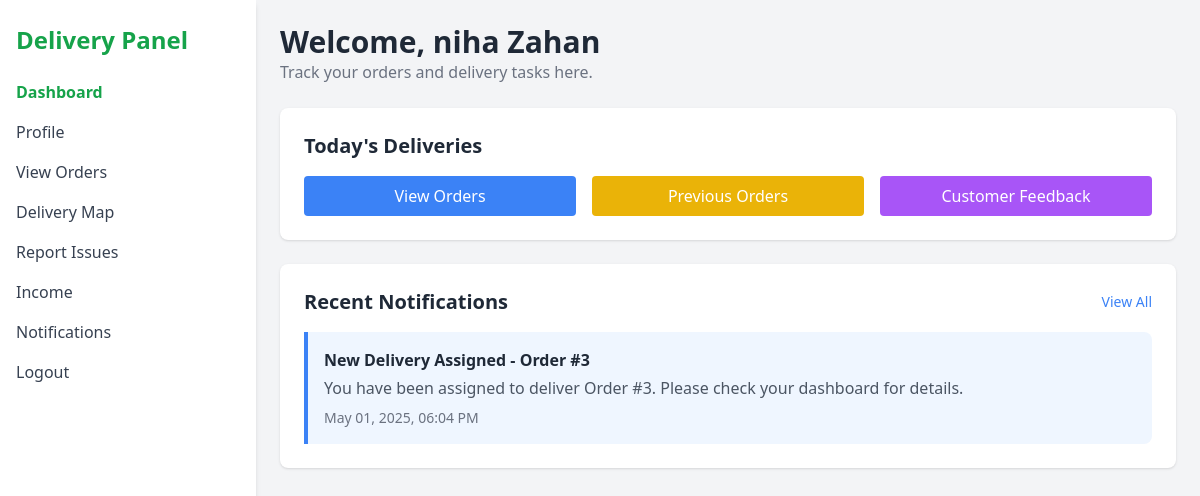
Before: /delivery-dashboard (signed in) with the older database file.
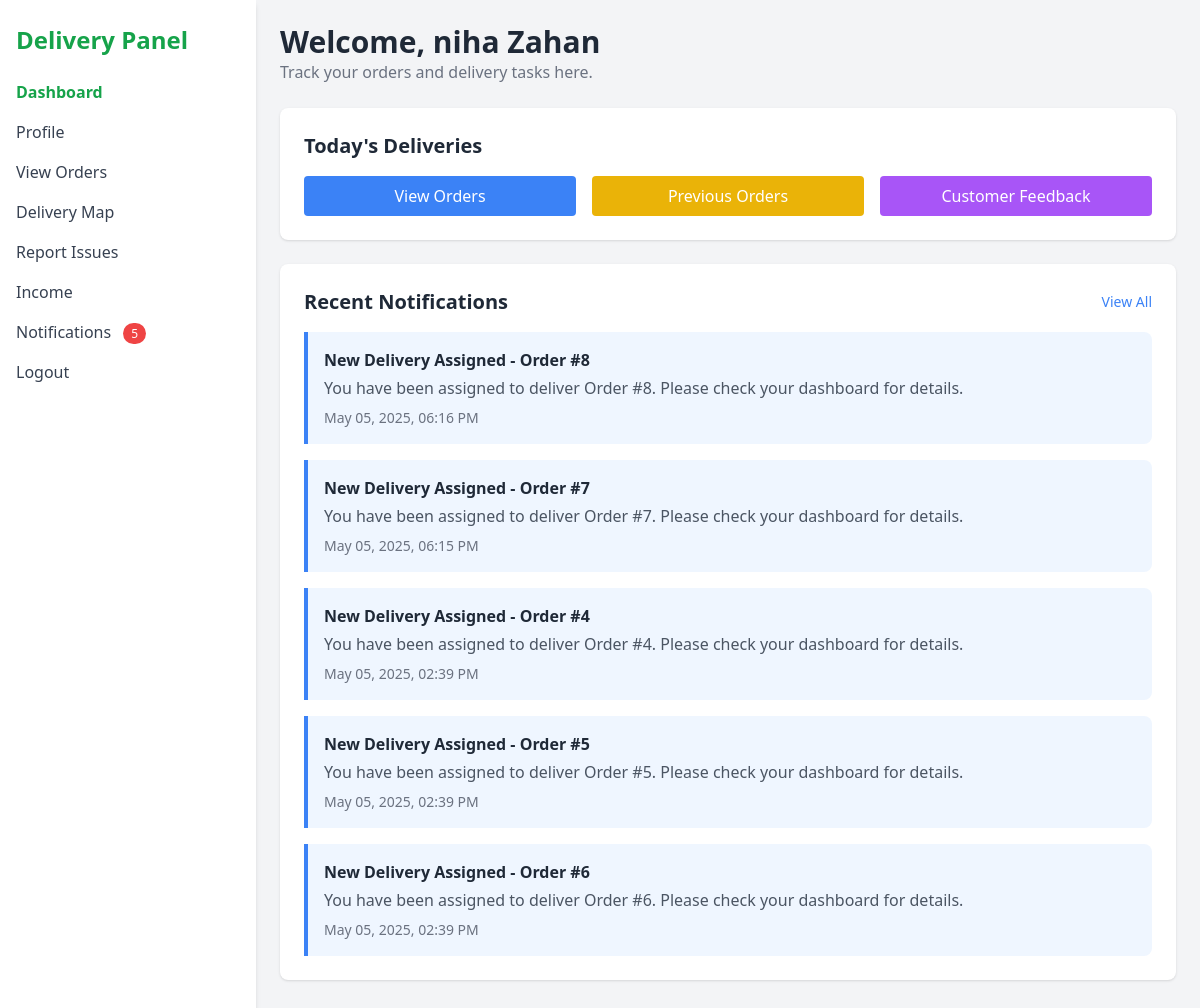
After: the same page with the newer database file.
### models.py (models this page shows, shortened)
class Notification(db.Model):
    id = db.Column(db.Integer, primary_key=True)
    title = db.Column(db.String(100), nullable=False)
    message = db.Column(db.Text, nullable=False)
    user_id = db.Column(db.Integer, db.ForeignKey('user.id'))
    category = db.Column(db.String(50), nullable=False)  # 'count_update', 'health_check', 'system', etc.
    priority = db.Column(db.String(20), default='normal')  # 'low', 'normal', 'high', 'urgent'
    created_by = db.Column(db.Integer, db.ForeignKey('user.id'), nullable=False)
    created_at = db.Column(db.DateTime, default=datetime.utcnow)
    is_read = db.Column(db.Boolean, default=False)
    related_batch = db.Column(db.String(100), nullable=True)  # Optional reference to a batch
    for_user = db.Column(db.Integer, db.ForeignKey('user.id'), nullable=True)  # If notification is for a specific user
    for_role = db.Column(db.String(100), nullable=True)  # If notification is for users with specific roles
    creator = db.relationship('User', foreign_keys=[created_by], backref='notifications_created')
    target_user = db.relationship('User', foreign_keys=[for_user], backref='personal_notifications')

### app.py (the view)
@app.route('/delivery-dashboard')
def delivery_dashboard():
    user_id = session.get('user_id')
    user = db.session.get(User, user_id)
    if not user or user.role != 'delivery_man':
        return redirect(url_for('login'))
    today = datetime.now().date()
    recent_notifications = Notification.query.filter(
        db.or_(
            Notification.for_user == user_id,
            Notification.for_role.like("%delivery_man%")
        )
    ).order_by(Notification.created_at.desc()).limit(5).all()
    unread_count = Notification.query.filter(
        db.and_(
            Notification.is_read == False,
            db.or_(
                Notification.for_user == user_id,
                Notification.for_role.like("%delivery_man%")
            )
        )
    ).count()
    return render_template('delivery_man_dashboard.html',
                           user=user,
                           today_deliveries=3,  # Replace with real logic
                           pending_deliveries=2,
                           completed_deliveries=1,
                           recent_notifications=recent_notifications,
                           unread_count=unread_count)

### templates/delivery_man_dashboard.html (shortened to what this page needs)
<!DOCTYPE html>
<html lang="en">
<head>
  <script src="https://cdn.tailwindcss.com"></script>
</head>
<body class="bg-gray-100 min-h-screen">
  <div class="flex h-screen">
<aside class="w-64 bg-white shadow-md px-4 py-6">
  <h1 class="text-2xl font-bold text-green-600 mb-6">Delivery Panel</h1>
  <nav class="space-y-4">
    <a href="{{ url_for('delivery_dashboard') }}" class="block text-green-600 font-semibold">Dashboard</a>
    <a href="{{ url_for('profile_management') }}" class="block text-gray-700 hover:text-green-500">Profile</a>
    <a href="{{ url_for('assigned_orders') }}" class="block text-gray-700 hover:text-green-500">View Orders</a>
    <a href="{{ url_for('delivery_map') }}" class="block text-gray-700 hover:text-green-500">Delivery Map</a>
    <a href="{{ url_for('report_issues') }}" class="block text-gray-700 hover:text-green-500">Report Issues</a>
    <a href="{{ url_for('delivery_income') }}" class="block text-gray-700 hover:text-green-500">Income</a>
    <a href="{{ url_for('notifications') }}" class="block text-gray-700 hover:text-green-500">
      Notifications
      {% if unread_count > 0 %}
        <span class="ml-2 bg-red-500 text-white text-xs rounded-full px-2 py-0.5">{{ unread_count }}</span>
      {% endif %}
    </a>
    <a href="{{ url_for('logout') }}" class="block text-gray-700 hover:text-red-500">Logout</a>
  </nav>
</aside>
    <main class="flex-1 p-6 overflow-y-auto">
      <header class="mb-6">
        <h2 class="text-3xl font-semibold text-gray-800">Welcome, {{ user.name }}</h2>
        <p class="text-gray-500">Track your orders and delivery tasks here.</p>
      </header>
      <section class="bg-white p-6 rounded-lg shadow mb-6">
        <h3 class="text-xl font-bold text-gray-800 mb-4">Today's Deliveries</h3>
        <div class="grid grid-cols-1 md:grid-cols-3 gap-4">
          <a href="{{ url_for('assigned_orders') }}" class="bg-blue-500 text-white px-4 py-2 rounded hover:bg-blue-600 text-center">View Orders</a>
          <a href="#" class="bg-yellow-500 text-white px-4 py-2 rounded hover:bg-yellow-600 text-center">Previous Orders</a>
          <a href="#" class="bg-purple-500 text-white px-4 py-2 rounded hover:bg-purple-600 text-center">Customer Feedback</a>
        </div>
      </section>
      <section class="bg-white p-6 rounded-lg shadow mb-6">
        <div class="flex justify-between items-center mb-4">
          <h3 class="text-xl font-bold text-gray-800">Recent Notifications</h3>
          <a href="{{ url_for('notifications') }}" class="text-blue-500 hover:text-blue-700 text-sm">
            View All
          </a>
        </div>
        <div class="space-y-4">
          {% for notification in recent_notifications %}
            <div class="border-l-4 {% if notification.priority == 'urgent' %}border-red-500 bg-red-50{% elif notification.priority == 'high' %}border-yellow-500 bg-yellow-50{% else %}border-blue-500 bg-blue-50{% endif %} p-4 rounded-r-lg">
              <h4 class="font-semibold text-gray-800">{{ notification.title }}</h4>
              <p class="text-gray-600 mt-1">{{ notification.message }}</p>
              <p class="text-sm text-gray-500 mt-2">{{ notification.created_at.strftime('%b %d, %Y, %I:%M %p') }}</p>
            </div>
          {% else %}
            <p class="text-gray-600">No notifications available.</p>
          {% endfor %}
        </div>
      </section>
    </main>
  </div>
</body>
</html>

Changed rows visible on the page:
no longer on this page (row unchanged): Notification: title "New Delivery Assigned - Order #3", message "You have been assigned to deliver Order #3. Please check your dashboard for details.", created_at "May 01, 2025, 06:04 PM"
added Notification: title "New Delivery Assigned - Order #8", message "You have been assigned to deliver Order #8. Please check your dashboard for details.", created_at "May 05, 2025, 06:16 PM"
added Notification: title "New Delivery Assigned - Order #7", message "You have been assigned to deliver Order #7. Please check your dashboard for details.", created_at "May 05, 2025, 06:15 PM"
added Notification: title "New Delivery Assigned - Order #4", message "You have been assigned to deliver Order #4. Please check your dashboard for details.", created_at "May 05, 2025, 02:39 PM"
added Notification: title "New Delivery Assigned - Order #5", message "You have been assigned to deliver Order #5. Please check your dashboard for details.", created_at "May 05, 2025, 02:39 PM"
added Notification: title "New Delivery Assigned - Order #6", message "You have been assigned to deliver Order #6. Please check your dashboard for details.", created_at "May 05, 2025, 02:39 PM"
Other visible differences:
{{ unread_count }}: (not shown) → "5"
